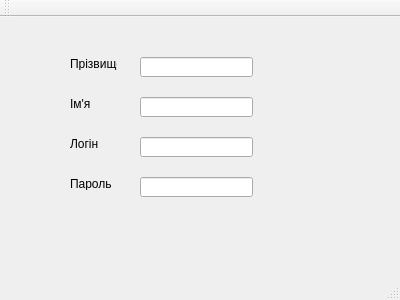
<?xml version="1.0" encoding="UTF-8"?>
<ui version="4.0">
 <class>MainWindow</class>
 <widget class="QMainWindow" name="MainWindow">
  <property name="geometry">
   <rect>
    <x>0</x>
    <y>0</y>
    <width>400</width>
    <height>300</height>
   </rect>
  </property>
  <property name="windowTitle">
   <string>MainWindow</string>
  </property>
  <widget class="QWidget" name="centralWidget">
   <widget class="QLineEdit" name="lineEdit">
    <property name="geometry">
     <rect>
      <x>140</x>
      <y>40</y>
      <width>113</width>
      <height>20</height>
     </rect>
    </property>
   </widget>
   <widget class="QLineEdit" name="lineEdit_2">
    <property name="geometry">
     <rect>
      <x>140</x>
      <y>80</y>
      <width>113</width>
      <height>20</height>
     </rect>
    </property>
   </widget>
   <widget class="QLineEdit" name="lineEdit_3">
    <property name="geometry">
     <rect>
      <x>140</x>
      <y>120</y>
      <width>113</width>
      <height>20</height>
     </rect>
    </property>
   </widget>
   <widget class="QLineEdit" name="lineEdit_4">
    <property name="geometry">
     <rect>
      <x>140</x>
      <y>160</y>
      <width>113</width>
      <height>20</height>
     </rect>
    </property>
   </widget>
   <widget class="QLabel" name="label">
    <property name="geometry">
     <rect>
      <x>70</x>
      <y>40</y>
      <width>47</width>
      <height>13</height>
     </rect>
    </property>
    <property name="text">
     <string>Прізвище</string>
    </property>
   </widget>
   <widget class="QLabel" name="label_2">
    <property name="geometry">
     <rect>
      <x>70</x>
      <y>80</y>
      <width>47</width>
      <height>13</height>
     </rect>
    </property>
    <property name="text">
     <string>Ім'я</string>
    </property>
   </widget>
   <widget class="QLabel" name="label_3">
    <property name="geometry">
     <rect>
      <x>70</x>
      <y>120</y>
      <width>47</width>
      <height>13</height>
     </rect>
    </property>
    <property name="text">
     <string>Логін</string>
    </property>
   </widget>
   <widget class="QLabel" name="label_4">
    <property name="geometry">
     <rect>
      <x>70</x>
      <y>160</y>
      <width>47</width>
      <height>13</height>
     </rect>
    </property>
    <property name="text">
     <string>Пароль</string>
    </property>
   </widget>
  </widget>
  <widget class="QMenuBar" name="menuBar">
   <property name="geometry">
    <rect>
     <x>0</x>
     <y>0</y>
     <width>400</width>
     <height>21</height>
    </rect>
   </property>
  </widget>
  <widget class="QToolBar" name="mainToolBar">
   <attribute name="toolBarArea">
    <enum>TopToolBarArea</enum>
   </attribute>
   <attribute name="toolBarBreak">
    <bool>false</bool>
   </attribute>
  </widget>
  <widget class="QStatusBar" name="statusBar"/>
 </widget>
 <layoutdefault spacing="6" margin="11"/>
 <resources/>
 <connections/>
</ui>
